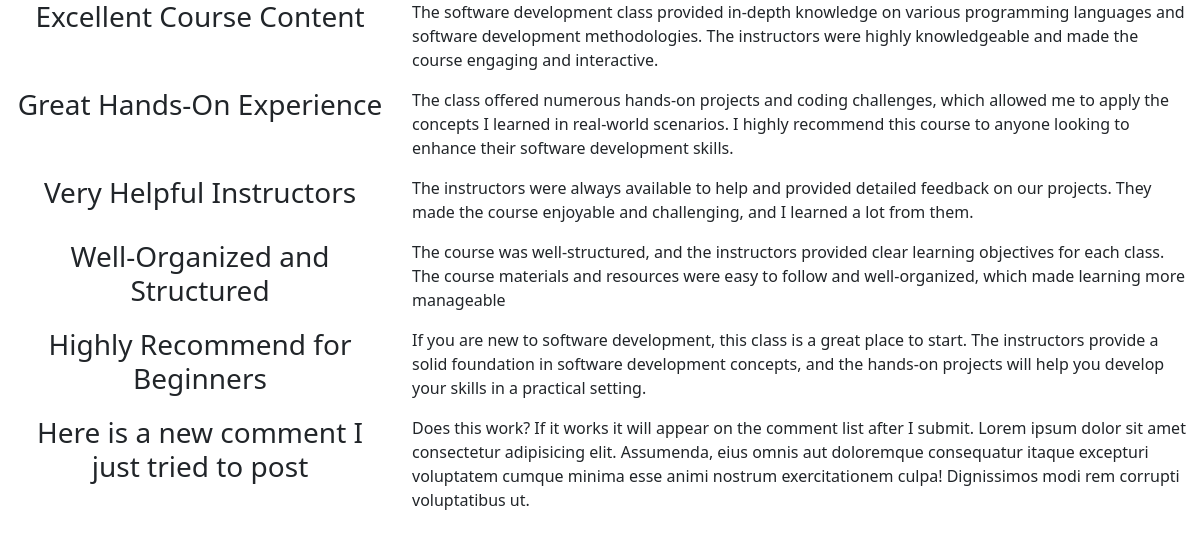
Screenshot of /polls/comments/list/ with the database file from the repository.
### polls/models.py (models this page shows)
class Comment(models.Model):
    title_text = models.CharField(max_length=200)
    comment_text = models.CharField(max_length=200)

### polls/views.py (the view)
# urls.py: path('comments/list/', views.CommentView.comment_list_view, name='commentlist'),
    def comment_list_view(request):
        comments = Comment.objects.all()
        context = {'comments': comments}
        return render(request, 'polls/comment.html', context)

### polls/templates/polls/comment.html (shortened to what this page needs)
<!DOCTYPE html>
<html lang="en">
<head>
<link href="https://cdn.jsdelivr.net/npm/bootstrap@5.3.0-alpha1/dist/css/bootstrap.min.css" rel="stylesheet">
</head>
<body>
  <div class="container-fluid">
    {% for comment in comments %}
      <div class="row">
        <div class="col-4">
          <h3 class="text-center">{{ comment.title_text }}</h3>
      </div>
        <div class="col-8">
          <p class="text-justify">{{ comment.comment_text }}</p>
        </div>
          </div>
    {% endfor %}
  </div>
</body>
</html>

### rows the page displays
Comment: comment_text "The software development class provided in-depth knowledge on various programming languages and software development methodologies. The instructors were highly knowledgeable and made the course engaging and interactive."
Comment: title_text "Great Hands-On Experience", comment_text "The class offered numerous hands-on projects and coding challenges, which allowed me to apply the concepts I learned in real-world scenarios. I highly recommend this course to anyone looking to enhance their software development skills."
Comment: title_text "Very Helpful Instructors", comment_text "The instructors were always available to help and provided detailed feedback on our projects. They made the course enjoyable and challenging, and I learned a lot from them."
Comment: title_text "Well-Organized and Structured", comment_text "The course was well-structured, and the instructors provided clear learning objectives for each class. The course materials and resources were easy to follow and well-organized, which made learning more manageable"
Comment: title_text "Highly Recommend for Beginners", comment_text "If you are new to software development, this class is a great place to start. The instructors provide a solid foundation in software development concepts, and the hands-on projects will help you develop your skills in a practical setting."
Comment: title_text "Here is a new comment I just tried to post", comment_text "Does this work? If it works it will appear on the comment list after I submit. Lorem ipsum dolor sit amet consectetur adipisicing elit. Assumenda, eius omnis aut doloremque consequatur itaque excepturi voluptatem cumque minima esse animi nostrum exercitationem culpa! Dignissimos modi rem corrupti voluptatibus ut."
